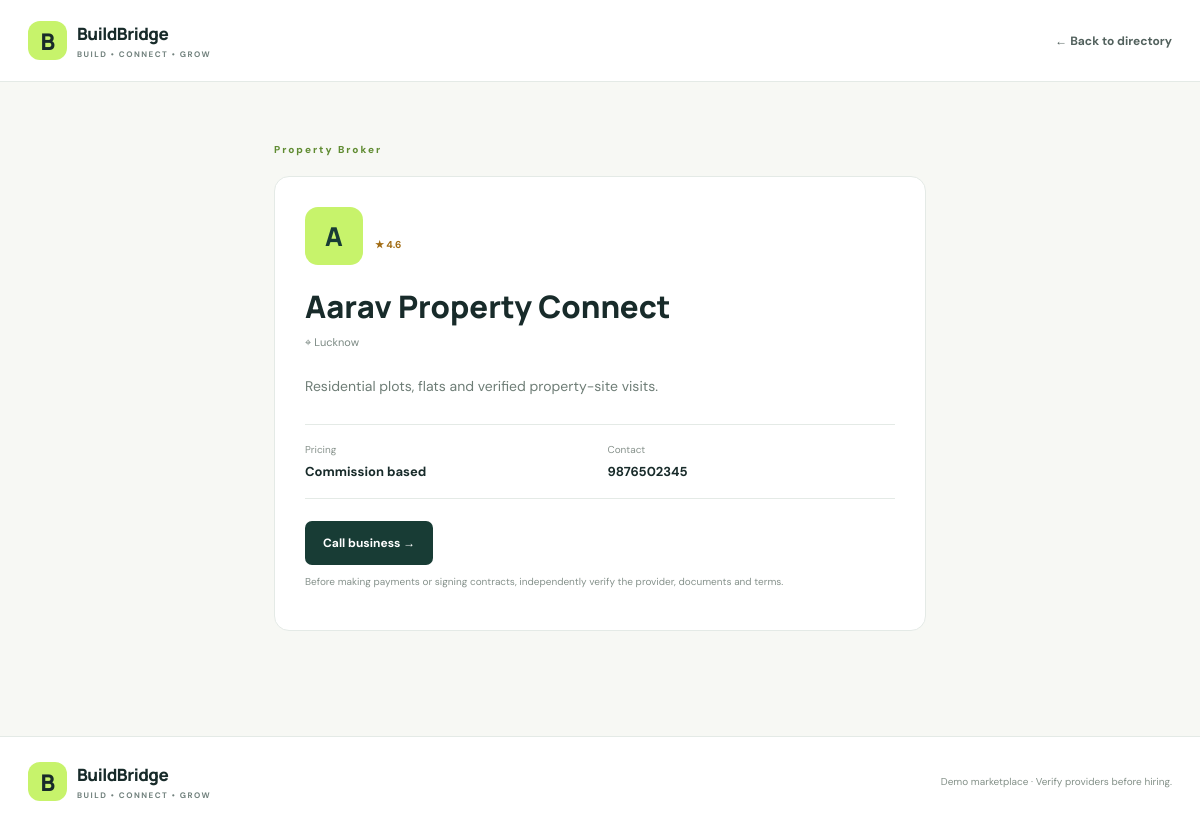
/listing/2, run on the app's committed database.
### tables this page shows
CREATE TABLE listings (
                id INTEGER PRIMARY KEY AUTOINCREMENT,
                business_name TEXT NOT NULL,
                category TEXT NOT NULL,
                city TEXT NOT NULL,
                description TEXT NOT NULL,
                phone TEXT NOT NULL,
                price TEXT NOT NULL,
                rating TEXT NOT NULL DEFAULT 'New'
            );

### app.py (the view)
@app.route("/listing/<int:listing_id>")
def listing_detail(listing_id):
    with get_db() as conn:
        listing = conn.execute("SELECT * FROM listings WHERE id = ?", (listing_id,)).fetchone()
    if listing is None:
        abort(404)
    return render_template("detail.html", listing=listing)

### app.py (called while the page is built)
def get_db():
    conn = sqlite3.connect(DB_PATH)
    conn.row_factory = sqlite3.Row
    return conn

### templates/detail.html
<!doctype html><html lang="en"><head><meta charset="utf-8"><meta name="viewport" content="width=device-width,initial-scale=1"><title>{{ listing.business_name }} | BuildBridge</title><link rel="stylesheet" href="{{ url_for('static', filename='style.css') }}"></head><body><header class="nav"><a class="brand" href="{{ url_for('home') }}"><span class="brand-mark">B</span><span>BuildBridge<small>BUILD • CONNECT • GROW</small></span></a><nav><a href="{{ url_for('home') }}">← Back to directory</a></nav></header><main class="detail-page"><span class="kicker">{{ listing.category }}</span><div class="detail-card"><div class="avatar big">{{ listing.business_name[0]|upper }}</div><span class="rating">★ {{ listing.rating }}</span><h1>{{ listing.business_name }}</h1><p class="location">⌖ {{ listing.city }}</p><p class="detail-description">{{ listing.description }}</p><div class="detail-info"><div><small>Pricing</small><strong>{{ listing.price }}</strong></div><div><small>Contact</small><strong>{{ listing.phone }}</strong></div></div><a class="button primary" href="tel:{{ listing.phone }}">Call business →</a><p class="privacy-note">Before making payments or signing contracts, independently verify the provider, documents and terms.</p></div></main><footer><a class="brand" href="{{ url_for('home') }}"><span class="brand-mark">B</span><span>BuildBridge<small>BUILD • CONNECT • GROW</small></span></a><span>Demo marketplace · Verify providers before hiring.</span></footer></body></html>

### static/style.css (style rules this page uses)
:root { --ink:#182b2a;--muted:#71817d;--green:#c7f36b;--dark:#183c35;--line:#e4eae6;--paper:#f7f8f4 }
* { box-sizing:border-box }
html { scroll-behavior:smooth }
body { margin:0;background:var(--paper);color:var(--ink);font-family:'DM Sans',sans-serif }
.nav { height:82px;display:flex;align-items:center;justify-content:space-between;padding:0 max(calc((100vw - 1160px)/2),28px);background:#fff;border-bottom:1px solid var(--line) }
.brand { display:flex;gap:10px;align-items:center;text-decoration:none;color:var(--ink);font:800 17px Manrope;letter-spacing:-.5px }
.brand-mark { width:39px;height:39px;background:var(--green);display:grid;place-items:center;border-radius:12px;font-size:23px }
.brand small { display:block;font:700 8px 'DM Sans';letter-spacing:1.5px;color:#71817d;margin-top:4px }
.nav nav { display:flex;align-items:center;gap:27px }
.nav nav a { font-size:12px;text-decoration:none;color:#52615d;font-weight:700 }
.kicker { font-size:10px;font-weight:800;letter-spacing:2px;color:#608c32 }
.button { display:inline-flex;align-items:center;justify-content:center;border:0;border-radius:7px;padding:14px 18px;text-decoration:none;font:700 12px 'DM Sans';cursor:pointer }
.primary { background:var(--dark);color:white }
.rating { font-size:10px;color:#a16b12;font-weight:700 }
.avatar { width:47px;height:47px;border-radius:13px;background:var(--green);display:grid;place-items:center;font:800 21px Manrope;color:var(--dark);margin:22px 0 12px }
.location { font-size:11px;color:#7b8983;margin:8px 0 }
footer { padding:25px max(calc((100vw - 1160px)/2),28px);display:flex;justify-content:space-between;align-items:center;gap:15px;background:white;border-top:1px solid var(--line) }
footer>span { font-size:10px;color:#839088 }
.form-page,.detail-page { max-width:700px;margin:55px auto;padding:0 24px 50px }
.privacy-note { font-size:10px;color:#85918b;line-height:1.7;margin-top:8px }
.detail-page .detail-card { background:white;border:1px solid var(--line);border-radius:15px;padding:30px;margin-top:18px }
.detail-card .avatar { display:inline-grid;vertical-align:middle;margin:0 12px 15px 0 }
.avatar.big { width:58px;height:58px;font-size:26px }
.detail-card h1 { font:800 31px Manrope;margin:5px 0 }
.detail-description { font-size:14px;color:#6e7d76;line-height:1.8;margin:25px 0 }
.detail-info { display:grid;grid-template-columns:1fr 1fr;gap:15px;padding:18px 0;border-top:1px solid var(--line);border-bottom:1px solid var(--line);margin-bottom:22px }
.detail-info small,.detail-info strong { display:block }
.detail-info small { font-size:10px;color:#87928c }
.detail-info strong { font-size:13px;margin-top:7px }

### data on the page
listings: category "Property Broker", business_name "A", rating "4.6", business_name "Aarav Property Connect", city "Lucknow", description "Residential plots, flats and verified property-site visits.", price "Commission based", phone "9876502345"
